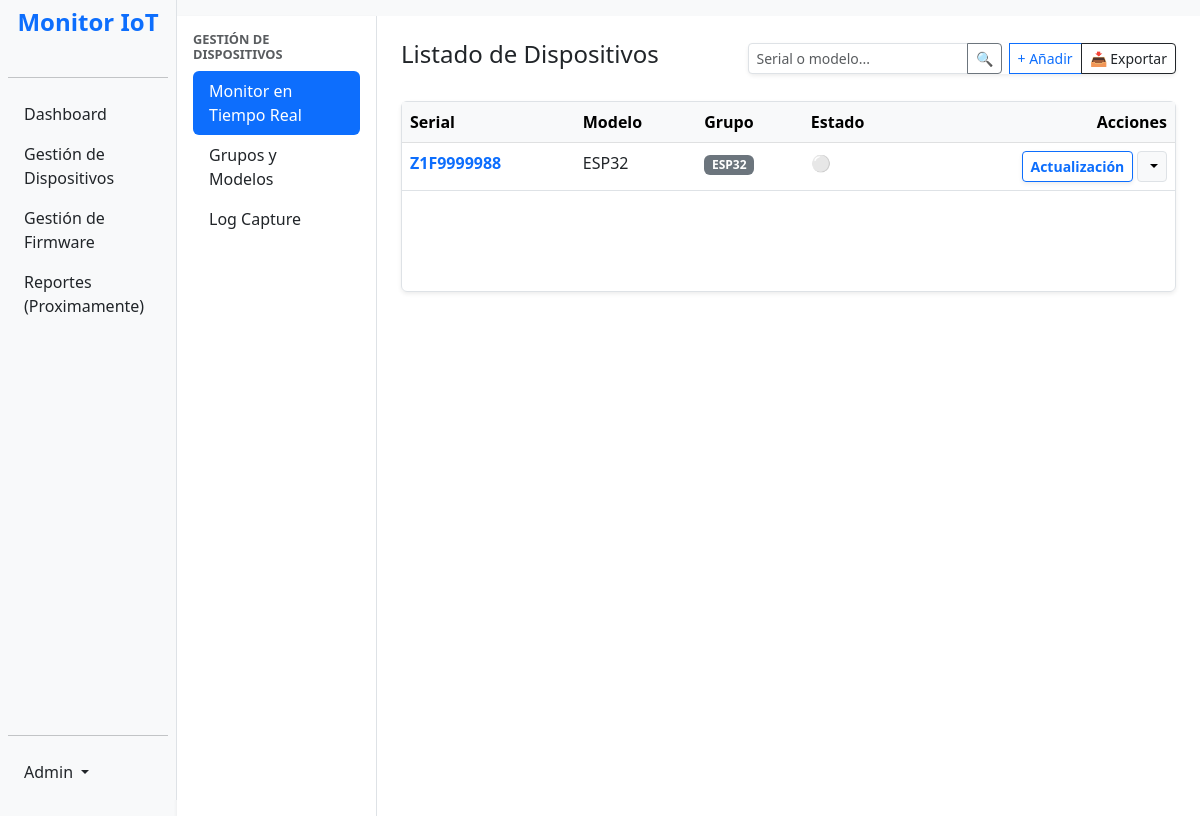
The page /dispositivos/ (signed in) on the database as committed earlier.
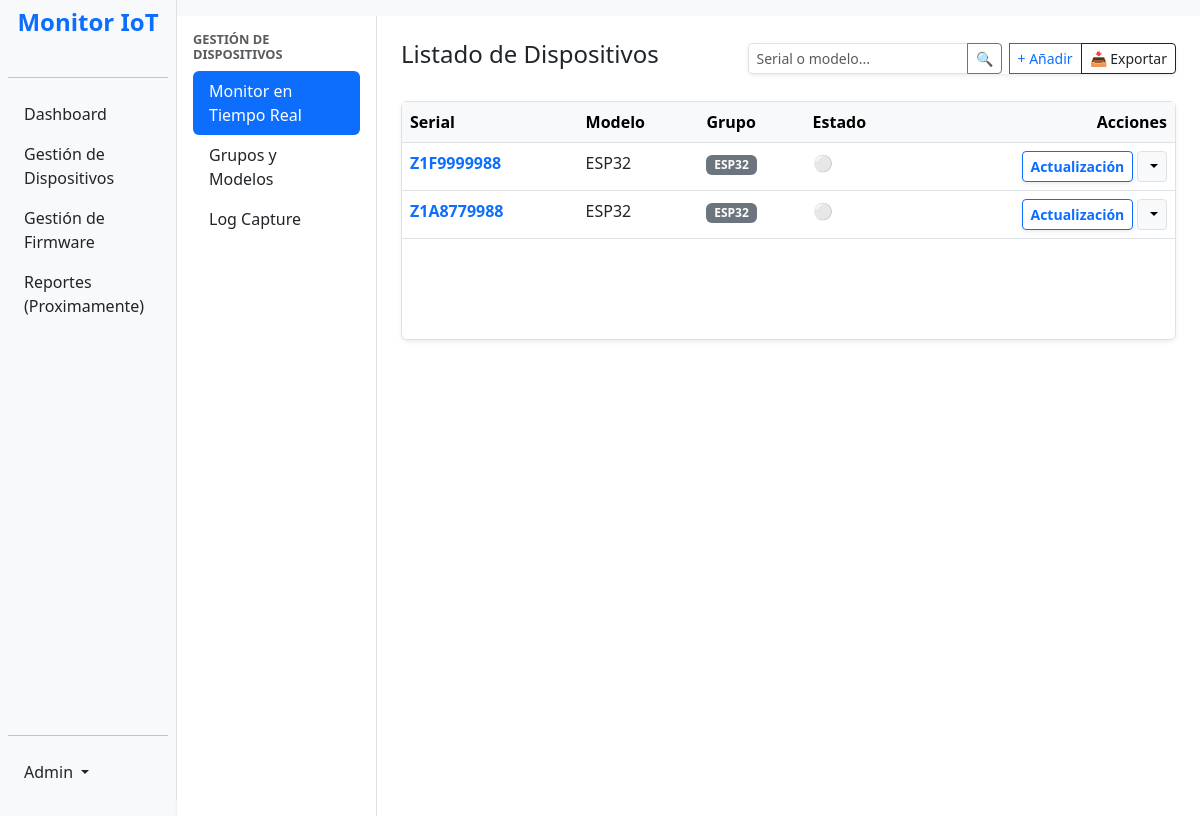
The same page on the database as committed later.
### impresoras/models.py (models this page shows, shortened)
class Dispositivo(models.Model):
    validar_serial = RegexValidator(
        regex=r'^[A-Z0-9]{10}$',
        message="El serial solo puede contener letras mayúsculas y números, sin espacios (ej. Z1F9999988).",
        code="serial_invalido"
    )
    serial = models.CharField(max_length=50, unique=True, validators=[validar_serial], help_text="Ingrese el serial exacto del equipo.")
    modelo = models.ForeignKey(ModeloEquipo, on_delete=models.CASCADE, related_name='dispositivos', null=True, blank=True)
    grupo = models.ForeignKey(Grupo, on_delete=models.SET_NULL,null=True, blank=True)
    fecha_registro = models.DateTimeField(auto_now_add=True)
    ultimo_sts1 = models.IntegerField(null=True, blank=True)
    ultimo_sts2 = models.IntegerField(null=True, blank=True)
    ultima_conexion = models.DateTimeField(null=True, blank=True)
    fw_ismart_instalado = models.CharField(max_length=20, default="Desconocida", blank=True)
    fw_printer_instalado = models.CharField(max_length=20, default="Desconocida", blank=True)
    firmware_actual = models.ForeignKey(VersionFirmware, on_delete=models.SET_NULL, null=True, blank=True, related_name='equipos_instalados')
    @property
    def alertas_ota(self):
        from .models import VersionFirmware
        alertas = []
        datos = self.ultimo_log_datos
        fw_ismart_json = datos.get('fw_ismart', 'Desconocida')
        fw_printer_json = datos.get('fw_printer', 'Desconocida')
        ultima_v_ismart = VersionFirmware.objects.filter(tipo_modulo='ismart').order_by('-fecha_subida').first()
        if ultima_v_ismart and fw_ismart_json not in ['', 'None', 'Desconocida', '0']:
            if fw_ismart_json != ultima_v_ismart.version:
                alertas.append({
                    'modulo': 'iSmart',
                    'version_nueva': ultima_v_ismart.version,
                    'tipo': 'obligatoria' if ultima_v_ismart.es_obligatoria else 'opcional'
                })
        ultima_v_printer = VersionFirmware.objects.filter(tipo_modulo='impresora').order_by('-fecha_subida').first()
        if ultima_v_printer and fw_printer_json not in ['', 'None', 'Desconocida', '0']:
            if fw_printer_json != ultima_v_printer.version:
                alertas.append({
                    'modulo': 'Impresora Fiscal',
                    'version_nueva': ultima_v_printer.version,
                    'tipo': 'obligatoria' if ultima_v_printer.es_obligatoria else 'opcional'
                })
        return alertas
    @property
    def ultimo_log_datos(self):
        logs_cacheados = self.logs.all()
        if logs_cacheados:
            ultimo_registro = logs_cacheados[0] # Tomamos el primero de la memoria
            if ultimo_registro.detalles:
                try:
                    return json.loads(ultimo_registro.detalles)
                except json.JSONDecodeError:
                    return {}
        return {}

class ModeloEquipo(models.Model):
    nombre = models.CharField(max_length=100, unique=True)
    marca = models.CharField(max_length=100, blank=True, null=True)
    def __str__(self):
        if self.marca:
            return f"{self.marca} {self.nombre}"
        return self.nombre

class Grupo(models.Model):
    nombre = models.CharField(max_length=100)
    descripcion = models.TextField(blank=True, null=True)
    def __str__(self):
        return self.nombre

### impresoras/views.py (the view)
# urls.py: path('dispositivos/', lista_dispositivos, name='dispositivos_lista'),
@login_required
def lista_dispositivos(request):
    query = request.GET.get('buscar')
    dispositivos = Dispositivo.objects.select_related('modelo', 'grupo').all()
    proyectos_disponibles = ProyectoFirmware.objects.prefetch_related('versiones').all()
    if query:
        dispositivos = dispositivos.filter(
            Q(serial__icontains=query) | Q(modelo__nombre__icontains=query)
        )
    if request.method == 'POST':
        form = DispositivoForm(request.POST)
        if form.is_valid():
            form.save()
            return redirect('dispositivos_lista')
    else:
        form = DispositivoForm()
    grupos = Grupo.objects.all()
    modelos = ModeloEquipo.objects.all()
    context = {
        'dispositivos': dispositivos,
        'form': form,
        'grupos': grupos,
        'modelos': modelos,
        'proyectos_disponibles': proyectos_disponibles,
    }
    return render(request, 'lista_dispositivos.html', context)

### impresoras/forms.py
class DispositivoForm(forms.ModelForm):
    class Meta:
        model = Dispositivo
        fields = ['serial', 'modelo', 'grupo']
        widgets = {
            'serial': forms.TextInput(attrs={
                'class': 'form-control',
                'placeholder': 'Ej: Z1F9999988',
                'minlength': '10',
                'maxlength': '10',
                'pattern': '^[A-Z0-9]{10}$',
                'title': 'El serial debe tener exactamente 10 caracteres alfanumericos sin espacios.',
                'required': True
            }),
            'modelo': forms.Select(attrs={'class': 'form-control', 'required': True}),
            'grupo': forms.Select(attrs={'class': 'form-control'}),
        }

### templates/lista_dispositivos.html (shortened to what the changed rows need)
{% extends 'dispositivos_base.html' %}
{% block dispositivos_content %}
<div class="p-4">
    <div class="table-responsive shadow-sm border rounded">
        <table class="table table-hover mb-0">
            <thead class="table-light">
                <tr>
                    <th>Serial</th>
                    <th>Modelo</th>
                    <th>Grupo</th>
                    <th>Estado</th>
                    <th class="text-end">Acciones</th>
                </tr>
            </thead>
            <tbody>
                {% for equipo in dispositivos %}
                    <tr>
                        <td>
                            <a href="#"
                                class="fw-bold text-decoration-none"
                                data-bs-toggle="modal"
                                data-bs-target="#modalMonitor"
                                data-serial="{{ equipo.serial }}"
                                data-rif="{{ equipo.rif|default:'--' }}"
                                data-sts1="{{ equipo.ultimo_log_datos.sts1|default:'--' }}"
                                data-sts2="{{ equipo.ultimo_log_datos.sts2|default:'--' }}"
                                data-err_cnt="{{ equipo.ultimo_log_datos.err_cnt|default:'0' }}"
                                data-rec_att="{{ equipo.ultimo_log_datos.rec_att|default:'0' }}"
                                data-atm="{{ equipo.ultimo_log_datos.atm|default:'--' }}"
                                data-vts="{{ equipo.ultimo_log_datos.vts|default:'0' }}"
                                data-last_b="{{ equipo.ultimo_log_datos.last_b|default:'--' }}"
                                data-b_iss="{{ equipo.ultimo_log_datos.b_iss|default:'0' }}"
                                data-db_n="{{ equipo.ultimo_log_datos.db_n|default:'--' }}"
                                data-db_a="{{ equipo.ultimo_log_datos.db_a|default:'0' }}"
                                data-cr_n="{{ equipo.ultimo_log_datos.cr_n|default:'--' }}"
                                data-cr_a="{{ equipo.ultimo_log_datos.cr_a|default:'0' }}"
                                data-nf_n="{{ equipo.ultimo_log_datos.nf_n|default:'--' }}"
                                data-nf_a="{{ equipo.ultimo_log_datos.nf_a|default:'0' }}"
                                data-z_cnt="{{ equipo.ultimo_log_datos.z_cnt|default:'--' }}"
                                data-f_cnt="{{ equipo.ultimo_log_datos.f_cnt|default:'--' }}"
                                data-date="{{ equipo.ultimo_log_datos.date|default:'--' }}"
                                data-time="{{ equipo.ultimo_log_datos.time|default:'--' }}"
                                onclick="preLlenarModal(this)">
                                {{ equipo.serial }}
                            </a>
                        </td>
                        <td>{{ equipo.modelo.nombre }}</td>
                        <td><span class="badge bg-secondary">{{ equipo.grupo.nombre|default:"Sin grupo" }}</span></td>
                        <td id="indicador-{{ equipo.serial }}">
                            <span class="text-muted" title="Esperando conexión...">⚪</span>
                        </td>
                        <td class="text-end" style="overflow: visible;">
                            <div class="dropdown d-inline-block">
                                <button class="btn btn-sm btn-outline-primary fw-bold shadow-sm" data-bs-toggle="modal" data-bs-target="#modalOta-{{ equipo.id }}">
                                     Actualización
                                </button>
                                <button class="btn btn-sm btn-light border dropdown-toggle"
                                        type="button"
                                        data-bs-toggle="dropdown"
                                        aria-expanded="false">
                                </button>
                            </div>
                        </td>
                    </tr>
                {% empty %}
                    <tr>
                        <td colspan="5" class="text-center text-muted py-4">
                            No se encontraron dispositivos que coincidan con la búsqueda...
                        </td>
                    </tr>
                {% endfor %}
            </tbody>
        </table>
    </div>
</div>
{% endblock %}

Rows that differ between the two databases and show on the page:
added Dispositivo: serial "Z1A8779988", modelo.nombre "ESP32", grupo.nombre "ESP32"
